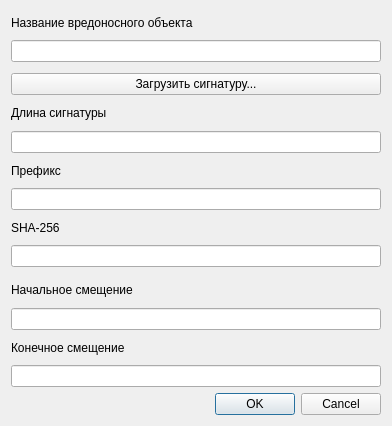
<?xml version="1.0" encoding="UTF-8"?>
<ui version="4.0">
 <class>AddDialog</class>
 <widget class="QDialog" name="AddDialog">
  <property name="geometry">
   <rect>
    <x>0</x>
    <y>0</y>
    <width>392</width>
    <height>426</height>
   </rect>
  </property>
  <property name="windowTitle">
   <string>Добавление новой записи</string>
  </property>
  <layout class="QGridLayout" name="gridLayout_2">
   <item row="1" column="0">
    <widget class="QDialogButtonBox" name="buttonBox">
     <property name="orientation">
      <enum>Qt::Horizontal</enum>
     </property>
     <property name="standardButtons">
      <set>QDialogButtonBox::Cancel|QDialogButtonBox::Ok</set>
     </property>
    </widget>
   </item>
   <item row="0" column="0">
    <layout class="QGridLayout" name="gridLayout">
     <item row="5" column="0">
      <widget class="QLineEdit" name="lineEdit_2">
       <property name="readOnly">
        <bool>true</bool>
       </property>
      </widget>
     </item>
     <item row="3" column="0">
      <widget class="QPushButton" name="pushButton">
       <property name="text">
        <string>Загрузить сигнатуру...</string>
       </property>
      </widget>
     </item>
     <item row="12" column="0">
      <widget class="QLabel" name="label_5">
       <property name="text">
        <string>Начальное смещение</string>
       </property>
      </widget>
     </item>
     <item row="15" column="0">
      <widget class="QLineEdit" name="lineEdit_6"/>
     </item>
     <item row="10" column="0">
      <widget class="QLineEdit" name="lineEdit_4">
       <property name="readOnly">
        <bool>true</bool>
       </property>
      </widget>
     </item>
     <item row="0" column="0">
      <widget class="QLabel" name="label">
       <property name="text">
        <string>Название вредоносного объекта</string>
       </property>
      </widget>
     </item>
     <item row="8" column="0">
      <widget class="QLineEdit" name="lineEdit_3">
       <property name="readOnly">
        <bool>true</bool>
       </property>
      </widget>
     </item>
     <item row="9" column="0">
      <widget class="QLabel" name="label_4">
       <property name="text">
        <string>SHA-256</string>
       </property>
      </widget>
     </item>
     <item row="7" column="0">
      <widget class="QLabel" name="label_3">
       <property name="text">
        <string>Префикс</string>
       </property>
      </widget>
     </item>
     <item row="1" column="0">
      <widget class="QLineEdit" name="lineEdit"/>
     </item>
     <item row="13" column="0">
      <widget class="QLineEdit" name="lineEdit_5"/>
     </item>
     <item row="4" column="0">
      <widget class="QLabel" name="label_2">
       <property name="text">
        <string>Длина сигнатуры</string>
       </property>
      </widget>
     </item>
     <item row="14" column="0">
      <widget class="QLabel" name="label_6">
       <property name="text">
        <string>Конечное смещение</string>
       </property>
      </widget>
     </item>
     <item row="2" column="0">
      <spacer name="verticalSpacer">
       <property name="orientation">
        <enum>Qt::Vertical</enum>
       </property>
       <property name="sizeType">
        <enum>QSizePolicy::Minimum</enum>
       </property>
       <property name="sizeHint" stdset="0">
        <size>
         <width>20</width>
         <height>5</height>
        </size>
       </property>
      </spacer>
     </item>
     <item row="11" column="0">
      <spacer name="verticalSpacer_2">
       <property name="orientation">
        <enum>Qt::Vertical</enum>
       </property>
       <property name="sizeType">
        <enum>QSizePolicy::Minimum</enum>
       </property>
       <property name="sizeHint" stdset="0">
        <size>
         <width>20</width>
         <height>5</height>
        </size>
       </property>
      </spacer>
     </item>
    </layout>
   </item>
  </layout>
 </widget>
 <resources/>
 <connections>
  <connection>
   <sender>buttonBox</sender>
   <signal>accepted()</signal>
   <receiver>AddDialog</receiver>
   <slot>accept()</slot>
   <hints>
    <hint type="sourcelabel">
     <x>248</x>
     <y>254</y>
    </hint>
    <hint type="destinationlabel">
     <x>157</x>
     <y>274</y>
    </hint>
   </hints>
  </connection>
  <connection>
   <sender>buttonBox</sender>
   <signal>rejected()</signal>
   <receiver>AddDialog</receiver>
   <slot>reject()</slot>
   <hints>
    <hint type="sourcelabel">
     <x>316</x>
     <y>260</y>
    </hint>
    <hint type="destinationlabel">
     <x>286</x>
     <y>274</y>
    </hint>
   </hints>
  </connection>
 </connections>
</ui>
